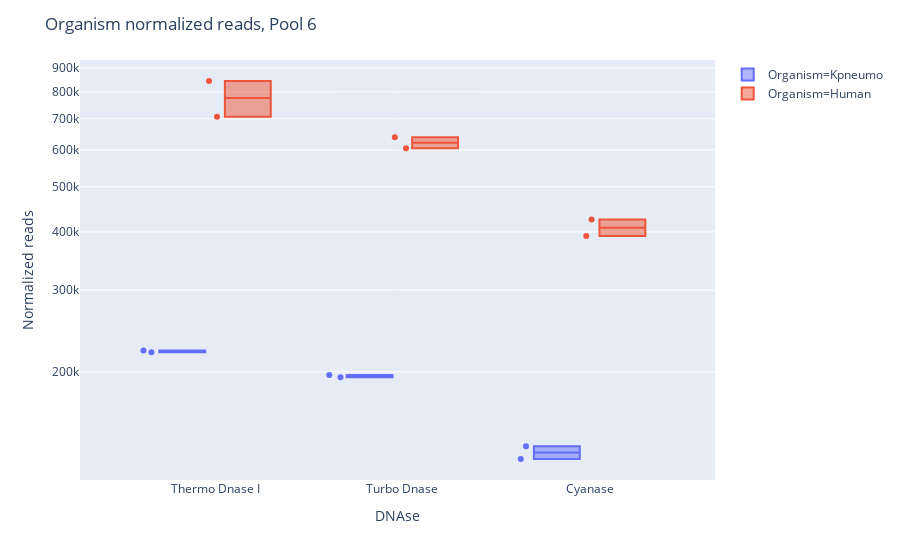

The code cell stored with this chart in its notebook:
### Code cell
org_list = ['Kpneumo', 'Human']
fig = px.box(merged_melt[(merged_melt['Pool'] == 'Pool 6') & (merged_melt['Organism'].isin(org_list))],
             x='DNAse', y='Normalized reads', color='Organism',
             log_y=True, points='all', hover_data=['Accession'])
fig.update_layout(height=700, title='Organism normalized reads, Pool 6')
fig.show()
fig.write_html('plots/Organism_normalized_reads_pool6.html')

### Figure 1 — Plotly figure (JSON) as saved in the notebook; plotly's stock layout.template omitted (floating-point values rounded to 4 significant figures)
{"data": [{"alignmentgroup": "True", "boxpoints": "all", "customdata": [["IDBD-D101197"], ["IDBD-D101198"], ["IDBD-D101207"], ["IDBD-D101208"], ["IDBD-D101217"], ["IDBD-D101218"]], "hoverlabel": {"namelength": 0}, "hovertemplate": "Organism=Kpneumo<br>DNAse=%{x}<br>Normalized reads=%{y}<br>Accession=%{customdata[0]}", "legendgroup": "Organism=Kpneumo", "marker": {"color": "#636efa"}, "name": "Organism=Kpneumo", "notched": false, "offsetgroup": "Organism=Kpneumo", "orientation": "v", "showlegend": true, "type": "box", "x": ["Thermo Dnase I", "Thermo Dnase I", "Turbo Dnase", "Turbo Dnase", "Cyanase", "Cyanase"], "x0": " ", "xaxis": "x", "y": [220600.0, 222400.0, 194900.0, 197000.0, 138500.0, 130000.0], "y0": " ", "yaxis": "y"}, {"alignmentgroup": "True", "boxpoints": "all", "customdata": [["IDBD-D101197"], ["IDBD-D101198"], ["IDBD-D101207"], ["IDBD-D101208"], ["IDBD-D101217"], ["IDBD-D101218"]], "hoverlabel": {"namelength": 0}, "hovertemplate": "Organism=Human<br>DNAse=%{x}<br>Normalized reads=%{y}<br>Accession=%{customdata[0]}", "legendgroup": "Organism=Human", "marker": {"color": "#EF553B"}, "name": "Organism=Human", "notched": false, "offsetgroup": "Organism=Human", "orientation": "v", "showlegend": true, "type": "box", "x": ["Thermo Dnase I", "Thermo Dnase I", "Turbo Dnase", "Turbo Dnase", "Cyanase", "Cyanase"], "x0": " ", "xaxis": "x", "y": [707500.0, 844200.0, 604800.0, 639400.0, 425100.0, 391800.0], "y0": " ", "yaxis": "y"}], "layout": {"autosize": true, "boxmode": "group", "legend": {"tracegroupgap": 0}, "margin": {"t": 60}, "title": {"text": "Organism normalized reads, Pool 6"}, "xaxis": {"anchor": "y", "autorange": true, "domain": [0, 1], "range": [-0.7131, 2.669], "title": {"text": "DNAse"}, "type": "category"}, "yaxis": {"anchor": "x", "autorange": true, "domain": [0, 1], "range": [5.069, 5.972], "title": {"text": "Normalized reads"}, "type": "log"}}}
